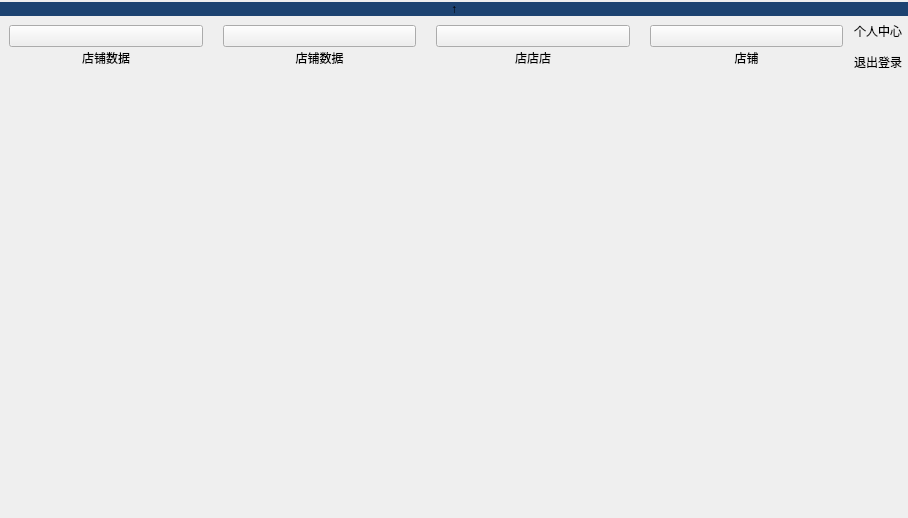
<?xml version="1.0" encoding="UTF-8"?>
<ui version="4.0">
 <author>Lin</author>
 <class>MainWindow</class>
 <widget class="QMainWindow" name="MainWindow">
  <property name="geometry">
   <rect>
    <x>0</x>
    <y>0</y>
    <width>908</width>
    <height>518</height>
   </rect>
  </property>
  <property name="windowTitle">
   <string>MainWindow</string>
  </property>
  <property name="styleSheet">
   <string notr="true">* #MainWindow {  border:none;}
 #widget{   border:none;  }
/*#topWidget QWidget{  background-color: green;   }
#widget  QLabel{ background-color: rgb(85, 0, 255);   }*/
</string>
  </property>
  <widget class="QWidget" name="centralWidget">
   <property name="styleSheet">
    <string notr="true">#centralWidget {border:none;}</string>
   </property>
   <layout class="QVBoxLayout" name="verticalLayout">
    <property name="spacing">
     <number>0</number>
    </property>
    <property name="leftMargin">
     <number>0</number>
    </property>
    <property name="topMargin">
     <number>2</number>
    </property>
    <property name="rightMargin">
     <number>0</number>
    </property>
    <property name="bottomMargin">
     <number>0</number>
    </property>
    <item>
     <widget class="QPushButton" name="toggleButton">
      <property name="styleSheet">
       <string notr="true">background-color:#1d4371;

border-radius:0px;</string>
      </property>
      <property name="text">
       <string>↑</string>
      </property>
      <property name="flat">
       <bool>true</bool>
      </property>
     </widget>
    </item>
    <item>
     <widget class="QWidget" name="widget" native="true">
      <property name="styleSheet">
       <string notr="true">#widget {border:none;}</string>
      </property>
      <layout class="QVBoxLayout" name="verticalLayout_14">
       <property name="spacing">
        <number>0</number>
       </property>
       <property name="leftMargin">
        <number>0</number>
       </property>
       <property name="topMargin">
        <number>0</number>
       </property>
       <property name="rightMargin">
        <number>0</number>
       </property>
       <property name="bottomMargin">
        <number>0</number>
       </property>
       <item>
        <widget class="QWidget" name="topWidget" native="true">
         <property name="styleSheet">
          <string notr="true"/>
         </property>
         <layout class="QGridLayout" name="gridLayout_2">
          <property name="leftMargin">
           <number>0</number>
          </property>
          <property name="topMargin">
           <number>0</number>
          </property>
          <property name="rightMargin">
           <number>0</number>
          </property>
          <property name="bottomMargin">
           <number>0</number>
          </property>
          <property name="verticalSpacing">
           <number>2</number>
          </property>
          <item row="1" column="4">
           <layout class="QVBoxLayout" name="verticalLayout_19">
            <property name="rightMargin">
             <number>6</number>
            </property>
            <item>
             <widget class="QLabel" name="label_17">
              <property name="text">
               <string>个人中心</string>
              </property>
              <property name="alignment">
               <set>Qt::AlignCenter</set>
              </property>
             </widget>
            </item>
            <item>
             <widget class="QLabel" name="label_18">
              <property name="text">
               <string>退出登录</string>
              </property>
              <property name="alignment">
               <set>Qt::AlignCenter</set>
              </property>
             </widget>
            </item>
           </layout>
          </item>
          <item row="1" column="1">
           <widget class="SingeleWidget" name="W2" native="true">
            <layout class="QVBoxLayout" name="verticalLayout_5">
             <property name="leftMargin">
              <number>9</number>
             </property>
             <property name="topMargin">
              <number>9</number>
             </property>
             <property name="rightMargin">
              <number>9</number>
             </property>
             <property name="bottomMargin">
              <number>9</number>
             </property>
             <item>
              <layout class="QHBoxLayout" name="horizontalLayout_5">
               <item>
                <widget class="B2" name="filemenu_storeData_6">
                 <property name="sizePolicy">
                  <sizepolicy hsizetype="Expanding" vsizetype="Fixed">
                   <horstretch>0</horstretch>
                   <verstretch>0</verstretch>
                  </sizepolicy>
                 </property>
                 <property name="text">
                  <string/>
                 </property>
                </widget>
               </item>
              </layout>
             </item>
             <item>
              <widget class="QLabel" name="label_22">
               <property name="sizePolicy">
                <sizepolicy hsizetype="Expanding" vsizetype="Preferred">
                 <horstretch>0</horstretch>
                 <verstretch>0</verstretch>
                </sizepolicy>
               </property>
               <property name="text">
                <string>店铺数据</string>
               </property>
               <property name="alignment">
                <set>Qt::AlignCenter</set>
               </property>
              </widget>
             </item>
            </layout>
           </widget>
          </item>
          <item row="1" column="3">
           <widget class="SingeleWidget" name="W4" native="true">
            <layout class="QVBoxLayout" name="verticalLayout_7">
             <property name="leftMargin">
              <number>9</number>
             </property>
             <property name="topMargin">
              <number>9</number>
             </property>
             <property name="rightMargin">
              <number>9</number>
             </property>
             <property name="bottomMargin">
              <number>9</number>
             </property>
             <item>
              <layout class="QHBoxLayout" name="horizontalLayout_7">
               <item>
                <widget class="B4" name="filemenu_storeData_8">
                 <property name="sizePolicy">
                  <sizepolicy hsizetype="Expanding" vsizetype="Fixed">
                   <horstretch>0</horstretch>
                   <verstretch>0</verstretch>
                  </sizepolicy>
                 </property>
                 <property name="text">
                  <string/>
                 </property>
                </widget>
               </item>
              </layout>
             </item>
             <item>
              <widget class="QLabel" name="label_24">
               <property name="sizePolicy">
                <sizepolicy hsizetype="Expanding" vsizetype="Preferred">
                 <horstretch>0</horstretch>
                 <verstretch>0</verstretch>
                </sizepolicy>
               </property>
               <property name="text">
                <string>店铺</string>
               </property>
               <property name="alignment">
                <set>Qt::AlignCenter</set>
               </property>
              </widget>
             </item>
            </layout>
           </widget>
          </item>
          <item row="1" column="0">
           <widget class="SingeleWidget" name="W1" native="true">
            <layout class="QVBoxLayout" name="verticalLayout_2">
             <property name="leftMargin">
              <number>9</number>
             </property>
             <property name="topMargin">
              <number>9</number>
             </property>
             <property name="rightMargin">
              <number>9</number>
             </property>
             <property name="bottomMargin">
              <number>9</number>
             </property>
             <item>
              <layout class="QHBoxLayout" name="horizontalLayout_2">
               <item>
                <widget class="B1" name="filemenu_storeData_3">
                 <property name="sizePolicy">
                  <sizepolicy hsizetype="Expanding" vsizetype="Fixed">
                   <horstretch>0</horstretch>
                   <verstretch>0</verstretch>
                  </sizepolicy>
                 </property>
                 <property name="text">
                  <string/>
                 </property>
                </widget>
               </item>
              </layout>
             </item>
             <item>
              <widget class="QLabel" name="label_15">
               <property name="sizePolicy">
                <sizepolicy hsizetype="Expanding" vsizetype="Preferred">
                 <horstretch>0</horstretch>
                 <verstretch>0</verstretch>
                </sizepolicy>
               </property>
               <property name="text">
                <string>店铺数据</string>
               </property>
               <property name="alignment">
                <set>Qt::AlignCenter</set>
               </property>
              </widget>
             </item>
            </layout>
           </widget>
          </item>
          <item row="1" column="2">
           <widget class="SingeleWidget" name="W3" native="true">
            <layout class="QGridLayout" name="gridLayout">
             <property name="sizeConstraint">
              <enum>QLayout::SetMinAndMaxSize</enum>
             </property>
             <property name="leftMargin">
              <number>9</number>
             </property>
             <property name="topMargin">
              <number>9</number>
             </property>
             <property name="rightMargin">
              <number>9</number>
             </property>
             <property name="bottomMargin">
              <number>9</number>
             </property>
             <item row="1" column="0">
              <widget class="QLabel" name="label_23">
               <property name="sizePolicy">
                <sizepolicy hsizetype="Expanding" vsizetype="Preferred">
                 <horstretch>0</horstretch>
                 <verstretch>0</verstretch>
                </sizepolicy>
               </property>
               <property name="text">
                <string>店店店</string>
               </property>
               <property name="alignment">
                <set>Qt::AlignCenter</set>
               </property>
               <property name="wordWrap">
                <bool>false</bool>
               </property>
              </widget>
             </item>
             <item row="0" column="0">
              <layout class="QHBoxLayout" name="horizontalLayout_6">
               <item>
                <widget class="B3" name="filemenu_storeData_7">
                 <property name="sizePolicy">
                  <sizepolicy hsizetype="Expanding" vsizetype="Fixed">
                   <horstretch>0</horstretch>
                   <verstretch>0</verstretch>
                  </sizepolicy>
                 </property>
                 <property name="text">
                  <string/>
                 </property>
                </widget>
               </item>
              </layout>
             </item>
            </layout>
           </widget>
          </item>
         </layout>
        </widget>
       </item>
       <item>
        <widget class="QWidget" name="bottomWidget" native="true">
         <property name="sizePolicy">
          <sizepolicy hsizetype="Preferred" vsizetype="Expanding">
           <horstretch>0</horstretch>
           <verstretch>0</verstretch>
          </sizepolicy>
         </property>
         <layout class="QVBoxLayout" name="Bottom_Vbox">
          <property name="spacing">
           <number>0</number>
          </property>
          <property name="leftMargin">
           <number>0</number>
          </property>
          <property name="topMargin">
           <number>0</number>
          </property>
          <property name="rightMargin">
           <number>0</number>
          </property>
          <property name="bottomMargin">
           <number>0</number>
          </property>
         </layout>
        </widget>
       </item>
      </layout>
     </widget>
    </item>
   </layout>
  </widget>
  <action name="action1">
   <property name="text">
    <string>1</string>
   </property>
  </action>
  <action name="action2">
   <property name="text">
    <string>2</string>
   </property>
  </action>
 </widget>
 <layoutdefault spacing="2" margin="0"/>
 <customwidgets>
  <customwidget>
   <class>B1</class>
   <extends>QPushButton</extends>
   <header>U_FuncWidget.Menu</header>
  </customwidget>
  <customwidget>
   <class>B2</class>
   <extends>QPushButton</extends>
   <header>U_FuncWidget.Menu</header>
  </customwidget>
  <customwidget>
   <class>B3</class>
   <extends>QPushButton</extends>
   <header>U_FuncWidget.Menu</header>
  </customwidget>
  <customwidget>
   <class>B4</class>
   <extends>QPushButton</extends>
   <header>U_FuncWidget.Menu</header>
  </customwidget>
  <customwidget>
   <class>SingeleWidget</class>
   <extends>QWidget</extends>
   <header>U_FuncWidget.BaseElement</header>
   <container>1</container>
  </customwidget>
 </customwidgets>
 <resources>
  <include location="tbqrc.qrc"/>
 </resources>
 <connections/>
 <designerdata>
  <property name="gridDeltaX">
   <number>10</number>
  </property>
  <property name="gridDeltaY">
   <number>10</number>
  </property>
  <property name="gridSnapX">
   <bool>true</bool>
  </property>
  <property name="gridSnapY">
   <bool>true</bool>
  </property>
  <property name="gridVisible">
   <bool>true</bool>
  </property>
 </designerdata>
</ui>
